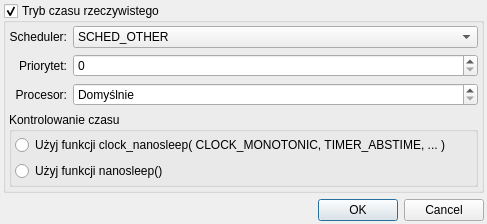
<?xml version="1.0" encoding="UTF-8"?>
<ui version="4.0">
 <class>RTSettings</class>
 <widget class="QDialog" name="RTSettings">
  <property name="geometry">
   <rect>
    <x>0</x>
    <y>0</y>
    <width>487</width>
    <height>214</height>
   </rect>
  </property>
  <property name="windowTitle">
   <string>Ustawienia trybu czasu rzeczywistego</string>
  </property>
  <layout class="QGridLayout" name="gridLayout">
   <property name="leftMargin">
    <number>3</number>
   </property>
   <property name="topMargin">
    <number>3</number>
   </property>
   <property name="rightMargin">
    <number>3</number>
   </property>
   <property name="bottomMargin">
    <number>3</number>
   </property>
   <item row="2" column="0">
    <widget class="QDialogButtonBox" name="buttonBox">
     <property name="orientation">
      <enum>Qt::Horizontal</enum>
     </property>
     <property name="standardButtons">
      <set>QDialogButtonBox::Cancel|QDialogButtonBox::Ok</set>
     </property>
    </widget>
   </item>
   <item row="1" column="0">
    <widget class="QGroupBox" name="groupBox">
     <property name="title">
      <string>Tryb czasu rzeczywistego</string>
     </property>
     <property name="checkable">
      <bool>true</bool>
     </property>
     <layout class="QGridLayout" name="gridLayout_2">
      <property name="leftMargin">
       <number>3</number>
      </property>
      <property name="topMargin">
       <number>3</number>
      </property>
      <property name="rightMargin">
       <number>3</number>
      </property>
      <property name="bottomMargin">
       <number>3</number>
      </property>
      <item row="1" column="2">
       <widget class="QSpinBox" name="priorityB">
        <property name="sizePolicy">
         <sizepolicy hsizetype="Expanding" vsizetype="Fixed">
          <horstretch>0</horstretch>
          <verstretch>0</verstretch>
         </sizepolicy>
        </property>
       </widget>
      </item>
      <item row="0" column="2">
       <widget class="QComboBox" name="schedB">
        <property name="sizePolicy">
         <sizepolicy hsizetype="Expanding" vsizetype="Fixed">
          <horstretch>0</horstretch>
          <verstretch>0</verstretch>
         </sizepolicy>
        </property>
        <item>
         <property name="text">
          <string>SCHED_OTHER</string>
         </property>
        </item>
        <item>
         <property name="text">
          <string>SCHED_FIFO</string>
         </property>
        </item>
        <item>
         <property name="text">
          <string>SCHED_RR</string>
         </property>
        </item>
       </widget>
      </item>
      <item row="0" column="0" colspan="2">
       <widget class="QLabel" name="label">
        <property name="text">
         <string>Scheduler:</string>
        </property>
        <property name="alignment">
         <set>Qt::AlignRight|Qt::AlignTrailing|Qt::AlignVCenter</set>
        </property>
       </widget>
      </item>
      <item row="1" column="0" colspan="2">
       <widget class="QLabel" name="label_2">
        <property name="text">
         <string>Priorytet:</string>
        </property>
        <property name="alignment">
         <set>Qt::AlignRight|Qt::AlignTrailing|Qt::AlignVCenter</set>
        </property>
       </widget>
      </item>
      <item row="4" column="0" colspan="3">
       <spacer name="verticalSpacer">
        <property name="orientation">
         <enum>Qt::Vertical</enum>
        </property>
        <property name="sizeHint" stdset="0">
         <size>
          <width>20</width>
          <height>40</height>
         </size>
        </property>
       </spacer>
      </item>
      <item row="2" column="2">
       <widget class="QSpinBox" name="cpuB">
        <property name="sizePolicy">
         <sizepolicy hsizetype="Expanding" vsizetype="Fixed">
          <horstretch>0</horstretch>
          <verstretch>0</verstretch>
         </sizepolicy>
        </property>
        <property name="specialValueText">
         <string>Domyślnie</string>
        </property>
       </widget>
      </item>
      <item row="2" column="0" colspan="2">
       <widget class="QLabel" name="label_3">
        <property name="text">
         <string>Procesor:</string>
        </property>
        <property name="alignment">
         <set>Qt::AlignRight|Qt::AlignTrailing|Qt::AlignVCenter</set>
        </property>
       </widget>
      </item>
      <item row="3" column="0" colspan="3">
       <widget class="QGroupBox" name="groupBox_2">
        <property name="title">
         <string>Kontrolowanie czasu</string>
        </property>
        <layout class="QGridLayout" name="gridLayout_3">
         <property name="leftMargin">
          <number>3</number>
         </property>
         <property name="topMargin">
          <number>3</number>
         </property>
         <property name="rightMargin">
          <number>3</number>
         </property>
         <property name="bottomMargin">
          <number>3</number>
         </property>
         <item row="1" column="0">
          <widget class="QRadioButton" name="nanosleepB">
           <property name="text">
            <string>Użyj funkcji nanosleep()</string>
           </property>
          </widget>
         </item>
         <item row="0" column="0">
          <widget class="QRadioButton" name="clockNanosleepB">
           <property name="text">
            <string>Użyj funkcji clock_nanosleep( CLOCK_MONOTONIC, TIMER_ABSTIME, ... )</string>
           </property>
          </widget>
         </item>
        </layout>
       </widget>
      </item>
     </layout>
    </widget>
   </item>
  </layout>
 </widget>
 <tabstops>
  <tabstop>groupBox</tabstop>
  <tabstop>schedB</tabstop>
  <tabstop>priorityB</tabstop>
  <tabstop>cpuB</tabstop>
 </tabstops>
 <resources/>
 <connections>
  <connection>
   <sender>buttonBox</sender>
   <signal>accepted()</signal>
   <receiver>RTSettings</receiver>
   <slot>accept()</slot>
   <hints>
    <hint type="sourcelabel">
     <x>248</x>
     <y>254</y>
    </hint>
    <hint type="destinationlabel">
     <x>157</x>
     <y>274</y>
    </hint>
   </hints>
  </connection>
  <connection>
   <sender>buttonBox</sender>
   <signal>rejected()</signal>
   <receiver>RTSettings</receiver>
   <slot>reject()</slot>
   <hints>
    <hint type="sourcelabel">
     <x>316</x>
     <y>260</y>
    </hint>
    <hint type="destinationlabel">
     <x>286</x>
     <y>274</y>
    </hint>
   </hints>
  </connection>
  <connection>
   <sender>schedB</sender>
   <signal>currentIndexChanged(int)</signal>
   <receiver>RTSettings</receiver>
   <slot>setPriorityRange(int)</slot>
   <hints>
    <hint type="sourcelabel">
     <x>219</x>
     <y>35</y>
    </hint>
    <hint type="destinationlabel">
     <x>183</x>
     <y>72</y>
    </hint>
   </hints>
  </connection>
 </connections>
 <slots>
  <slot>setPriorityRange(int)</slot>
 </slots>
</ui>
